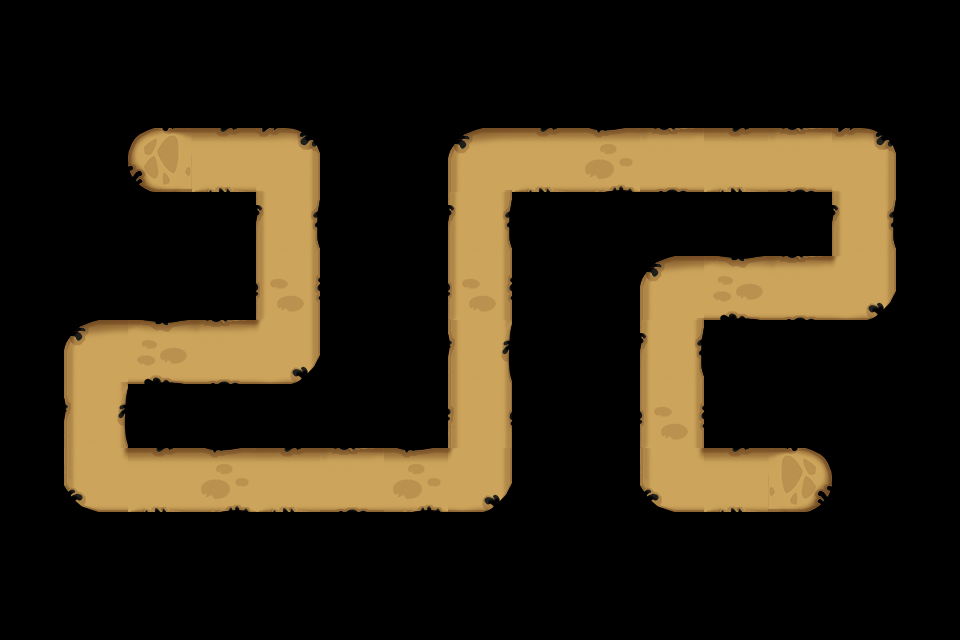

A level layout from a 2D game, rendered from its tile map. Below: a short description, then the map file with tile-grid data replaced by summaries:
An orthogonal 15x10 tile map with 64x64 px tiles, 1 tile layer (Road_Forrest) and 59 objects.

<map version="1.0" orientation="orthogonal" width="15" height="10" tilewidth="64" tileheight="64">
 <tileset firstgid="1" name="Road_Forrest" tilewidth="64" tileheight="64">
  <image source="Road_Forrest.png" width="320" height="256" />
 </tileset>
 <layer name="Road_Forrest" width="15" height="10">
  <data>[150 cells, 38 non-empty, 14 distinct tile ids]</data>
 </layer>
 <objectgroup color="#55ff00" name="path" width="15" height="10">
  <object x="162" y="160" />
  <object x="289" y="162" />
  <object x="289" y="352" />
  <object x="99" y="354" />
  <object x="98" y="482" />
  <object x="482" y="481" />
  <object x="482" y="165" />
  <object x="866" y="164" />
  <object x="866" y="291" />
  <object x="674" y="291" />
  <object x="675" y="485" />
  <object x="802" y="483" />
 </objectgroup>
 <objectgroup color="#0a0a0b" name="blocked" width="15" height="10">
  <object x="866" y="480" />
  <object x="930" y="481" />
  <object x="866" y="545" />
  <object x="931" y="545" />
 </objectgroup>
 <objectgroup color="#ffff00" name="item" width="15" height="10">
  <properties>
   <property name="id" value="20001" />
   <property name="sizeH" value="2" />
   <property name="sizeW" value="1" />
  </properties>
  <object x="33" y="480" />
  <object x="737" y="351" />
  <object x="929" y="94" />
  <object x="33" y="286" />
  <object x="610" y="353" />
 </objectgroup>
 <objectgroup color="#ffff00" name="item" width="15" height="10">
  <properties>
   <property name="id" value="20002" />
   <property name="sizeH" value="1" />
   <property name="sizeW" value="1" />
  </properties>
  <object x="545" y="95" />
  <object x="483" y="544" />
 </objectgroup>
 <objectgroup color="#ffff00" name="item" width="15" height="10">
  <properties>
   <property name="id" value="20003" />
   <property name="sizeH" value="1" />
   <property name="sizeW" value="1" />
  </properties>
  <object x="481" y="97" />
  <object x="866" y="98" />
  <object x="544" y="352" />
 </objectgroup>
 <objectgroup color="#ffff00" name="item" width="15" height="10">
  <properties>
   <property name="id" value="20004" />
   <property name="sizeH" value="1" />
   <property name="sizeW" value="1" />
  </properties>
  <object x="802" y="352" />
  <object x="801" y="95" />
  <object x="96" y="288" />
  <object x="33" y="416" />
  <object x="418" y="545" />
  <object x="930" y="224" />
 </objectgroup>
 <objectgroup color="#ffff00" name="item" width="15" height="10">
  <properties>
   <property name="id" value="20005" />
   <property name="sizeH" value="1" />
   <property name="sizeW" value="1" />
  </properties>
  <object x="288" y="95" />
  <object x="355" y="543" />
  <object x="802" y="224" />
  <object x="417" y="226" />
 </objectgroup>
 <objectgroup color="#ffff00" name="item" width="15" height="10">
  <properties>
   <property name="id" value="20006" />
   <property name="sizeH" value="1" />
   <property name="sizeW" value="2" />
  </properties>
  <object x="33" y="223" />
  <object x="161" y="96" />
  <object x="674" y="94" />
  <object x="223" y="415" />
  <object x="98" y="543" />
  <object x="225" y="543" />
  <object x="674" y="225" />
  <object x="673" y="544" />
  <object x="352" y="287" />
 </objectgroup>
 <objectgroup color="#ff0000" name="item" width="15" height="10">
  <properties>
   <property name="id" value="20007" />
   <property name="sizeH" value="2" />
   <property name="sizeW" value="2" />
  </properties>
 </objectgroup>
 <objectgroup color="#aa5500" name="item" width="15" height="10">
  <properties>
   <property name="id" value="20008" />
   <property name="sizeH" value="1" />
   <property name="sizeW" value="1" />
  </properties>
  <object x="802" y="546" />
  <object x="801" y="418" />
 </objectgroup>
 <objectgroup color="#0000ff" name="item" width="15" height="10">
  <properties>
   <property name="id" value="20009" />
   <property name="sizeH" value="2" />
   <property name="sizeW" value="2" />
  </properties>
  <object x="32" y="94" />
 </objectgroup>
 <objectgroup color="#ffaa00" name="item" width="15" height="10">
  <properties>
   <property name="id" value="20010" />
   <property name="sizeH" value="2" />
   <property name="sizeW" value="2" />
  </properties>
  <object x="160" y="224" />
  <object x="866" y="352" />
  <object x="545" y="481" />
  <object x="352" y="97" />
 </objectgroup>
 <objectgroup color="#00ffff" name="item" width="15" height="10">
  <properties>
   <property name="id" value="20011" />
   <property name="sizeH" value="2" />
   <property name="sizeW" value="2" />
  </properties>
 </objectgroup>
 <objectgroup color="#ff00ff" name="item" width="15" height="10">
  <properties>
   <property name="id" value="20012" />
   <property name="sizeH" value="2" />
   <property name="sizeW" value="2" />
  </properties>
 </objectgroup>
 <objectgroup color="#550000" name="tower" width="15" height="10">
  <properties>
   <property name="id" value="41001" />
   <property name="sizeH" value="2" />
   <property name="sizeW" value="2" />
  </properties>
  <object x="353" y="355" />
 </objectgroup>
 <objectgroup color="#55007f" name="teemo" width="15" height="10">
  <properties>
   <property name="id" value="1" />
   <property name="sizeH" value="2" />
   <property name="sizeW" value="2" />
  </properties>
  <object x="866" y="480" />
 </objectgroup>
 <objectgroup color="#ff0000" name="random" width="15" height="10">
  <properties>
   <property name="sizeH" value="2" />
   <property name="sizeW" value="2" />
  </properties>
  <object x="545" y="222" />
 </objectgroup>
 <objectgroup color="#ffffff" name="hero" width="15" height="10">
  <properties>
   <property name="id" value="40061" />
  </properties>
  <object x="223" y="415" />
  <object x="803" y="224" />
 </objectgroup>
 <objectgroup color="#55ffff" name="hero" width="15" height="10">
  <properties>
   <property name="id" value="40041" />
  </properties>
  <object x="545" y="481" />
  <object x="929" y="163" />
 </objectgroup>
</map>
